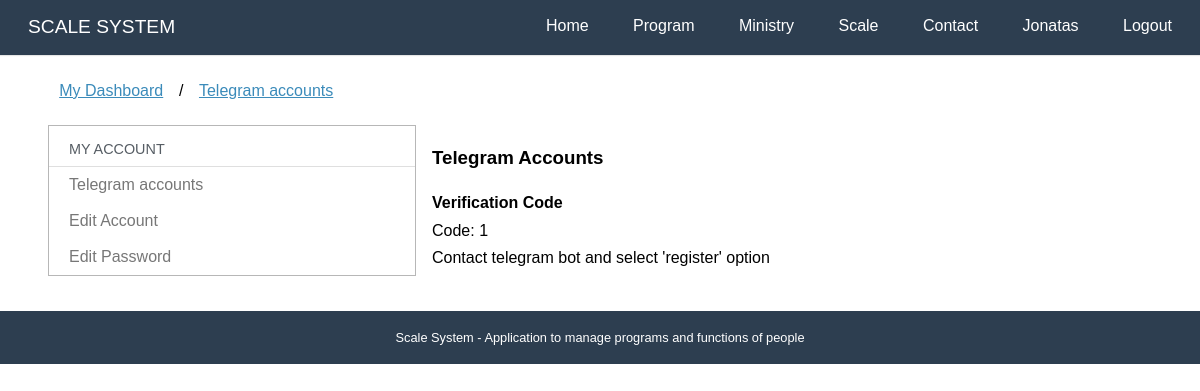
/telegrambot/ (signed in), run on an earlier commit of the app's database.
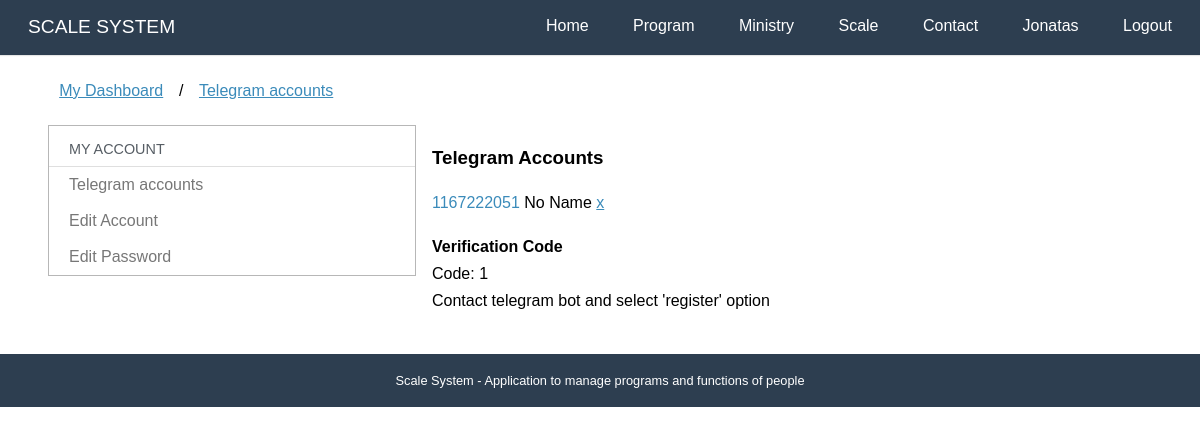
And on a later commit of the database.
### accounts/models.py (models this page shows, shortened)
class User(AbstractBaseUser, PermissionsMixin):
    username = models.CharField(_('User Name'), max_length=30, unique=True,
        validators = [validators.RegexValidator(re.compile('^[\w.@+-]+$'),
            'O nome de usuário não pode conter letras, digitos ou os seguintes caracteres: @/./+/-/+')])
    email = models.EmailField(_('E-mail'), unique=True)
    name = models.CharField(_('Name'), max_length=100, blank=True)
    is_active = models.BooleanField(_('Is Active?'), blank=True, default=True)
    is_staff = models.BooleanField(_('Is Staff?'), blank=True, default=False)
    date_joined = models.DateTimeField(_('Entry date'), auto_now_add = True)
    first_access = models.BooleanField(_('Already logged in?'), blank=True, default=False)
    objects = UserManager()
    USERNAME_FIELD  = 'username'
    REQUIRED_FIELDS = ['email']
    def __str__(self):
        return self.name or self.username
    def get_full_name(self):
        return str(self)
    def get_first_name(self):
        return self.get_full_name().split()[0]
    class Meta:
        verbose_name= 'Usuário'
        verbose_name_plural = 'Usuários'
        ordering = ['username']

### telegrambot/models.py (models this page shows, shortened)
class VerificationCode(models.Model):
    user = models.ForeignKey(
        settings.AUTH_USER_MODEL, verbose_name='Usuário',
        related_name='confirm_telegram', on_delete=models.CASCADE
    )
    confirmed = models.BooleanField(_('Confirmed?'), default=False, blank=True)
    created_at = models.DateTimeField(_('Created on'), auto_now_add=True)

class TelegramAccount(models.Model):
    user = models.ForeignKey("accounts.User", verbose_name=_("User"), on_delete=models.CASCADE, related_name=_('PhoneUser'))
    id_telegram = models.SlugField(_("Telegram ID"), blank=True, null=True, unique=True)
    name_telegram = models.SlugField(_('Telegram Username'),max_length=30,blank=True, null=True)
    class Meta:
        verbose_name= _('Telegram Account')
        verbose_name_plural = _('Telegram Accounts')
        ordering = ['user','id_telegram']

### telegrambot/views.py (the view)
# urls.py: path('', views.dashboard,  name='dashboard'),
@login_required
def dashboard(request):
    template_name = "telegrambot/dashboard.html"
    user = request.user
    tl = TelegramAccount.objects.filter(user=user)
    vc = list(VerificationCode.objects.filter(user=user))
    vc = list(filter(lambda x: not (x.confirmed == True), vc))
    context = {}
    context['telegram'] = tl
    if len(vc) > 0:
        context['codes'] = vc
    return render(request, template_name,context)

### core/templatetags/call_method.py (called while the page is built)
@register.filter(name='has_group')
def has_group(user, group_name):
    return user.groups.filter(name=group_name).exists()

@register.filter(name='has_ministry')
def has_ministry(user):
    if my_engaged(user) or my_ministries(user):
        return True
    return False

### ministries/utils.py (called while the page is built)
def my_engaged(user):
    def m(x):
        return [x.ministry]
    def r(x,a):
        if x[0] and x[0] not in a:
            a.append(x[0])
        return a
    functions = list(Function.objects.filter(people = user))
    prog = ProgramTime.objects.filter(person = user)
    for pg in prog:
        functions.append(pg.function)
    if functions:
        return reduce(r,map(m,functions))
    else:
        return []

### telegrambot/templates/telegrambot/dashboard.html
{% extends "accounts/dashboard.html" %}
{% load i18n %}
{% block breadcrumb %}
    {{ block.super }}
    <li>/</li>
    <li><a href="{% url 'telegrambot:dashboard' %}">{% translate "Telegram accounts" %}</a></li>
{% endblock %}
{% block dashboard_content %}
    <h3>Telegram Accounts</h3>
    <p>
        {% for tl in telegram %}
            <a>{{tl.id_telegram}}</a>
            {% if tl.name_telegram %}
            @{{tl.name_telegram}}
            {% else %}
            {% translate "No Name" %}
            {% endif %}
            <a href="{% url 'telegrambot:delete' tl.id_telegram %}">x</a><br>
        {% endfor %}
    </p>
    <p>
        <strong>Verification Code</strong><br>
        {% if codes %}
        {% for tl in codes %}
            {% translate "Code:" %} {{tl.pk}}<br>
        {% endfor %}
        {% translate "Contact telegram bot and select 'register' option" %}
        {% else %}
        <a href="{% url 'telegrambot:generate' %}">{% translate "Registry Telegram" %}</a>
        {% endif %}
    </p>
{% endblock %}

### accounts/templates/accounts/dashboard.html (shortened to what this page needs)
{% extends "base.html" %}
{% load i18n %}
{% block content %}
<div class="pure-g-r content-ribbon">
    <div class="pure-u-1">
        <ul class="breadcrumb">
            {% block breadcrumb %}
            <li><a href="{% url 'accounts:dashboard' %}">{% translate "My Dashboard" %} </a></li>
            {% endblock %}
        </ul>
    </div>
    <div class="pure-u-1-3">
        <div class="pure-menu pure-menu-open">
            <a class="pure-menu-heading">{% translate "My Account" %}</a>
            <ul>
                <li><a href="{% url 'telegrambot:dashboard' %}">{% translate "Telegram accounts" %}</a></li>
                <li><a href="{% url 'accounts:edit' %}">{% translate "Edit Account" %}</a></li>
                <li><a href="{% url 'accounts:edit_password' %}">{% translate "Edit Password" %}</a></li>
            </ul>
        </div>
    </div>
    <div class="pure-u-2-3">
        <div class="inner">
            {% block dashboard_content %}{% endblock %}
        </div>
    </div>
</div>
{% endblock %}

### core/templates/base.html (shortened to what this page needs)
<!doctype html>
{% load static %}
{% load i18n call_method%}
<html lang="en">
<head>
    <link rel="stylesheet" href="{% static 'core/css/pure-min.css' %}">
    <link rel="stylesheet" href="{% static 'core/css/styles.css' %}" />
</head>
<body>
    <div class="header">
        <div class="home-menu pure-menu pure-menu-open pure-menu-horizontal pure-menu-fixed">
            <a class="pure-menu-heading" href="{% url 'core:home' %}">{% translate "SCALE SYSTEM"%}</a>
            <ul>
                <li class="pure-menu-selected"><a href="{% url 'core:home' %}">{% translate "Home" %}</a></li>
                <li><a href="{% url 'programs:dashboard' %}">{% translate "Program" %}</a></li>
                {% if user.is_authenticated %}
                <li><a href="{% url 'ministries:dashboard' %}">{% translate "Ministry" %}</a></li>
                {% if user|has_ministry %}
                <li><a href="{% url 'scales:dashboard' %}">{% translate "Scale" %}</a></li>
                {% endif %}
                {% endif %}
                <li><a href="{% url 'core:contact' %}">{% translate "Contact" %}</a></li>
                {% if user.is_authenticated %}
                <li><a href="{% url 'accounts:dashboard' %}">{{user.get_first_name}}</a></li>
                <li><a href="{% url 'accounts:logout' %}">{% translate "Logout" %}</a></li>
                {% else %}
                <li><a href="{% url 'accounts:login' %}">{% translate "Login" %}</a></li>
                {% endif %}
            </ul>
        </div>
    </div>
    <div class="content">
        {% block content %}{% endblock %}
        <div class="footer">
            {% translate 'Scale System - Application to manage programs and functions of people' %}
        </div>
    </div>
</body>
</html>

### core/static/core/css/pure-min.css (style rules this page uses)
html { font-size:100%;-ms-text-size-adjust:100%;-webkit-text-size-adjust:100% }
html,button,input,select,textarea { font-family:sans-serif }
body { margin:0 }
h3 { font-size:1.17em;margin:1em 0 }
b,strong { font-weight:700 }
p,pre { margin:1em 0 }
dl,menu,ol,ul { margin:1em 0 }
menu,ol,ul { padding:0 0 0 40px }
.pure-u-1,.pure-u-1-2,.pure-u-1-3,.pure-u-2-3,.pure-u-1-4,.pure-u-3-4,.pure-u-1-5,.pure-u-2-5,.pure-u-3-5,.pure-u-4-5,.pure-u-1-6,.pure-u-5-6,.pure-u-1-8,.pure-u-3-8,.pure-u-5-8,.pure-u-7-8,.pure-u-1-12,.pure-u-5-12,.pure-u-7-12,.pure-u-11-12,.pure-u-1-24,.pure-u-5-24,.pure-u-7-24,.pure-u-11-24,.pure-u-13-24,.pure-u-17-24,.pure-u-19-24,.pure-u-23-24 { display:inline-block;*display:inline;zoom:1;letter-spacing:normal;word-spacing:normal;vertical-align:top;text-rendering:auto }
.pure-u-1 { width:100% }
.pure-u-1-3 { width:33.3333%;*width:33.3023% }
.pure-u-2-3 { width:66.6667%;*width:66.6357% }
.pure-g-r { letter-spacing:-.31em;*letter-spacing:normal;*word-spacing:-.43em;font-family:FreeSans,Arimo,"Droid Sans",Helvetica,Arial,sans-serif;display:-webkit-flex;-webkit-flex-flow:row wrap;display:-ms-flexbox;-ms-flex-flow:row wrap }
.pure-g-r [class *="pure-u"] { font-family:sans-serif }
.pure-menu ul { position:absolute;visibility:hidden }
.pure-menu.pure-menu-open { visibility:visible;z-index:2;width:100% }
.pure-menu ul { left:-10000px;list-style:none;margin:0;padding:0;top:-10000px;z-index:1 }
.pure-menu>ul { position:relative }
.pure-menu-open>ul { left:0;top:0;visibility:visible }
.pure-menu li { position:relative }
.pure-menu a,.pure-menu .pure-menu-heading { display:block;color:inherit;line-height:1.5em;padding:5px 20px;text-decoration:none;white-space:nowrap }
.pure-menu.pure-menu-horizontal>.pure-menu-heading { display:inline-block;*display:inline;zoom:1;margin:0;vertical-align:middle }
.pure-menu.pure-menu-horizontal>ul { display:inline-block;*display:inline;zoom:1;vertical-align:middle;height:2.4em }
.pure-menu li a { padding:5px 20px }
.pure-menu-fixed { position:fixed;top:0;left:0;width:100% }
.pure-menu-horizontal li { display:inline-block;*display:inline;zoom:1;vertical-align:middle }
.pure-menu.pure-menu-open,.pure-menu.pure-menu-horizontal li .pure-menu-children { background:#fff;border:1px solid #b7b7b7 }
.pure-menu.pure-menu-horizontal,.pure-menu.pure-menu-horizontal .pure-menu-heading { border:0 }
.pure-menu a { border:1px solid transparent;border-left:0;border-right:0 }
.pure-menu a,.pure-menu .pure-menu-can-have-children>li:after { color:#777 }
.pure-menu .pure-menu-heading { color:#565d64;text-transform:uppercase;font-size:90%;margin-top:.5em;border-bottom-width:1px;border-bottom-style:solid;border-bottom-color:#dfdfdf }
.pure-menu .pure-menu-selected a { color:#000 }
.pure-menu.pure-menu-open.pure-menu-fixed { border:0;border-bottom:1px solid #b7b7b7 }

### core/static/core/css/styles.css (style rules this page uses)
* { -webkit-box-sizing: border-box; -moz-box-sizing: border-box; box-sizing: border-box; }
body { margin: 0 auto; line-height: 1.7em; }
a { color: #3b8bba; }
.content { padding-top: 2em; }
.header { margin: 0 0; }
.header .pure-menu { padding: 0.5em; background-color: #2d3e50; }
.header .pure-menu a { color: #fff; }
.header .pure-menu-heading { float: left; }
.header ul { float: right; }
.home-menu { padding: 0.5em; text-align: left; box-shadow: 0 1px 1px rgba(0,0,0, 0.10); }
.home-menu.pure-menu-open { background: #2d3e50; }
.pure-menu.pure-menu-open.pure-menu-fixed { border-bottom: none; z-index: 4; }
.home-menu .pure-menu-heading { color: white; font-weight: 400; font-size: 120%; }
.home-menu .pure-menu-selected a { color: white; }
.home-menu a { color: #6FBEF3; }
.content .content-ribbon { margin: 1.5em 3em; }
.footer { background: #2d3e50; color: #fff; text-align: center; padding: 1em; font-size: 80%; }
.inner { padding: 0em 1em; }
.inner p { margin-top: 0; }
ul.breadcrumb { padding: 0; }
ul.breadcrumb li { display: inline-block; }
ul.breadcrumb li a { display: inline-block; padding: 0.3em 0.7em; }

What changed in the data, as far as the page shows it:
added TelegramAccount: id_telegram "1167222051"
